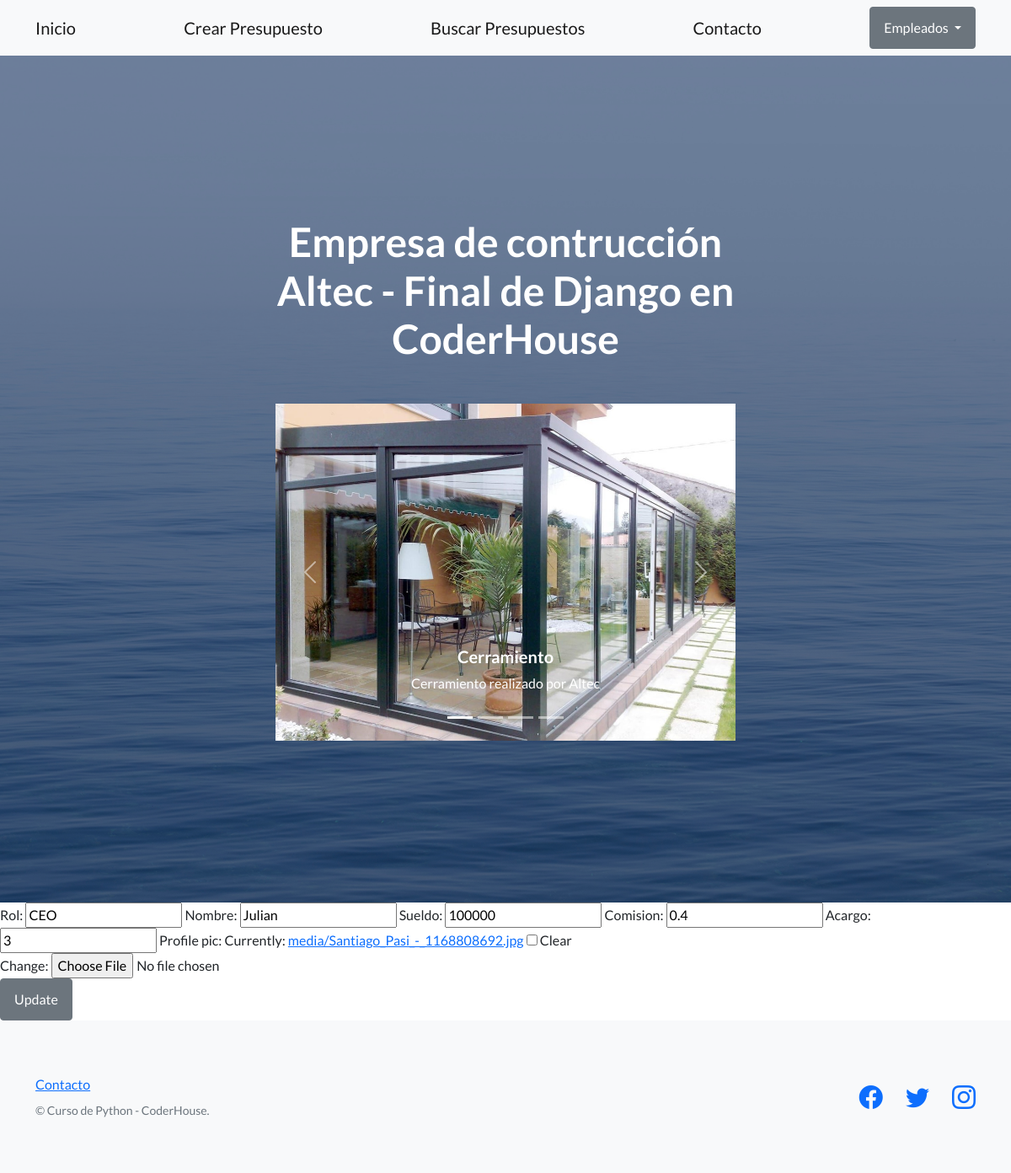
Screenshot of /Altec/editar_empleado/738 with the database file from the repository.
### Altec/models.py (models this page shows, shortened)
class Empleados(models.Model):
    rol = models.CharField(max_length=40)
    nombre = models.CharField(max_length=40)
    sueldo=models.IntegerField()
    comision = models.FloatField()
    acargo= models.IntegerField()
    profile_pic=models.ImageField(upload_to='media/',blank=True,null=True)

### Altec/views.py (the view)
# urls.py: path('editar_empleado/<empleados_id>', views.editar_empleados,name="editar-empleado"),
def editar_empleados(request,empleados_id):
    empleados = Empleados.objects.get(pk=empleados_id)
    form = EditarEmpleados(request.POST or None, instance=empleados)
    if request.method == 'POST':
        form = EditarEmpleados(request.POST or None, request.FILES or None, instance=empleados)
        print(form)
        if form.is_valid():
            form.save()
            return redirect('empleados')
    return render(request,'editar.html',{'empleados':empleados,'form':form})

### Altec/forms.py
class EditarEmpleados(ModelForm):
    class Meta:
        model = Empleados
        fields = "__all__"

### Altec/template/editar.html (shortened to what this page needs)
{% extends "base.html" %}
{% load static %}
{% block content %}
<form action="" method="POST" enctype="multipart/form-data">
    {{ form }}
<input type="submit" value="Update" class="btn btn-secondary">
</form>
{% endblock %}

### rows the page displays
Empleados: rol "CEO", nombre "Julian", sueldo "100000", comision "0.4", acargo "3"
